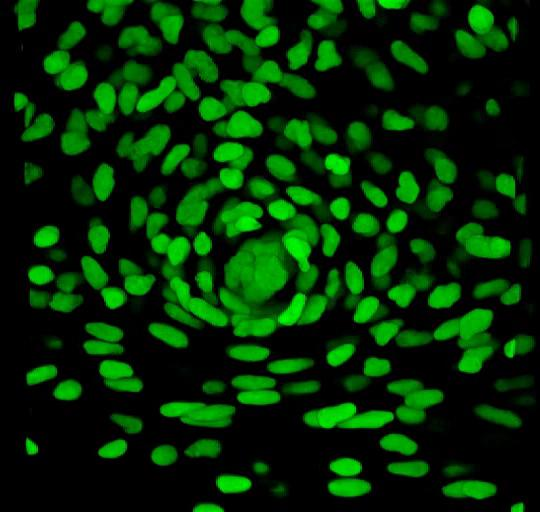
%> input picture automatic_cell_counting_for_images/cells.jpg, 540 x 512 px
$ octave cell_counting_images.m   (GNU Octave 9; MATLAB toolbox functions it lacks are replaced by stand-ins)
%> lines starting %> are read from the running program, lines starting %| are printed output that depends on the picture; in (x1, y1, x2, y2) boxes, pixels count from 0 and x2, y2 are one past the last pixel; in counts of white or black regions, pixels touching at a corner belong together; the program's own positions count from 1
### automatic_cell_counting_for_images/nearestOdd.m
function odd = nearestOdd(number)
% NEARESTODD returns the nearest odd number

odd = 2.*round((number+1)/2)-1;

end

### automatic_cell_counting_for_images/cell_counting_images.m
% addpath('extrema/');
addpath('imoverlay/');
%% Parameters

% Each cell must be larger than 1/100 of the width of the image
MIN_CELL_SIZE_RATIO = 1/100;

%% plot options
wp = 3;
hp = 3;
figure(1); clf;

%% Step 0: Read image and convert to BW
A = imread('cells.jpg');
%> A is the input picture: size 512x540x3 uint8; mean R, G, B 2.9, 45.7, 3.2
I = rgb2gray(A);
[h, w] = size(I);
%> h = 512; w = 540
subplot(wp,hp,1); imshow(A);
subplot(wp,hp,2); imshow(I);

%% Step 0.5: Improve contrast (adaptive)
I = adapthisteq(I);

%% Step 0.6: Remove objects on the borders
I = imclearborder(I);

%% Step 1: Apply a 3x3 spatial adaptive filter
I = wiener2(I, [5 5]);
subplot(wp,hp,3); imshow(I);

%% Step 1.5: Display a thresolded image
bw = im2bw(I, graythresh(I));  % this step removes faint cells
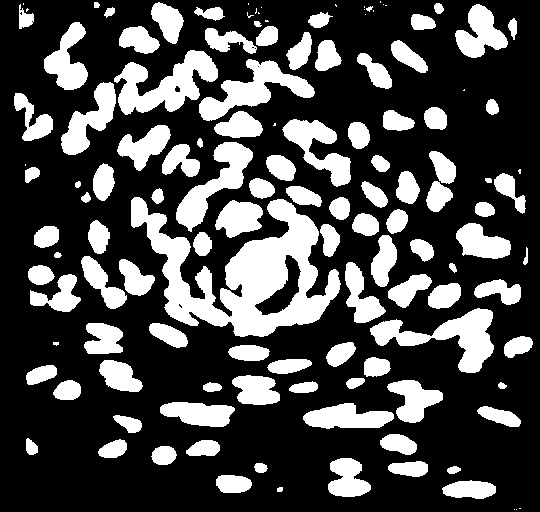
%> bw: size 512x540 logical; 28.6% white; 130 white regions (24 under 20 px), largest, box (x1, y1, x2, y2) and area: (131, 197, 341, 337) 12284, (114, 50, 218, 115) 3278, (370, 308, 494, 373) 3110
bw2 = imfill(bw,'holes');
%> bw2: size 512x540 logical; 29% white; 130 white regions (24 under 20 px), largest, box (x1, y1, x2, y2) and area: (131, 197, 341, 337) 13304, (114, 50, 218, 115) 3302, (370, 308, 494, 373) 3110
bw3 = imopen(bw2, strel('disk',2));
%> bw3: size 512x540 logical; 28.7% white; 108 white regions (2 under 20 px), largest, box (x1, y1, x2, y2) and area: (131, 197, 341, 337) 13272, (114, 50, 218, 115) 3284, (199, 59, 315, 121) 2673
bw4 = bwareaopen(bw3, 10);
bw4_perim = bwperim(bw4);
%> bw4_perim: size 512x540 logical; 3.8% white in thin lines or dots
overlay1 = imoverlay(I, bw4_perim, [1 .3 .3]);
subplot(wp,hp,4); imshow(overlay1)

%% Step 2: Find local minimums
H = nearestOdd(w * MIN_CELL_SIZE_RATIO);
%> H = 5
maxs = imextendedmax(I, H);
%> maxs: size 512x540 logical; 2.6% white; 303 white regions (151 under 20 px), largest, box (x1, y1, x2, y2) and area: (484, 433, 508, 444) 160, (290, 240, 302, 256) 121, (132, 2, 142, 17) 113
subplot(wp,hp,5); imshow(maxs);

maxs = imclose(maxs, strel('disk',3));
%> maxs: size 512x540 logical; 2.6% white; 288 white regions (132 under 20 px), largest, box (x1, y1, x2, y2) and area: (484, 433, 508, 444) 162, (290, 240, 302, 256) 121, (132, 2, 142, 17) 113
maxs = imfill(maxs, 'holes');
maxs = bwareaopen(maxs, 2);
overlay2 = imoverlay(I, bw4_perim | maxs, [1 .3 .3]);
subplot(wp,hp,6); imshow(overlay2)

%% Step 3: Progressive Flooding
% www.ncc.org.in/download.php?f=NCC2003/C-7.pdf
% http://www.mathworks.co.uk/help/images/ref/watershed.html

Jc = imcomplement(I);
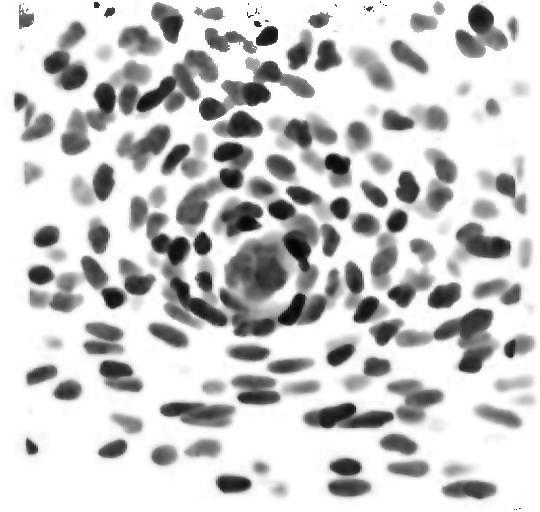
%> Jc: size 512x540 uint8; min 4, max 255, mean 202.5
% Next: modify the image so that the background
% pixels and the extended maxima pixels are forced to
% be the only local minima in the image.
I_mod = imimposemin(Jc, ~bw4 | maxs);

L = watershed(I_mod);
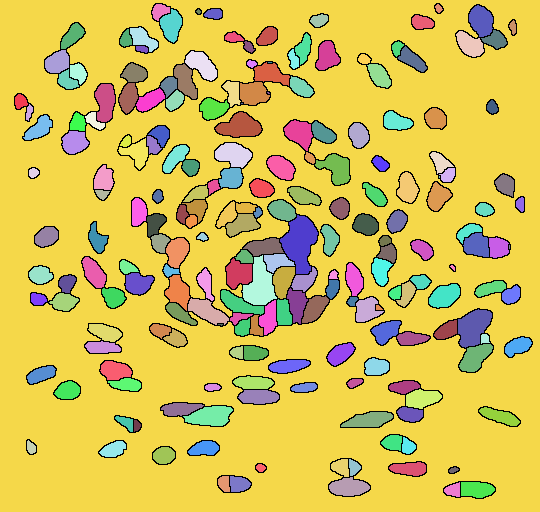
%> L: size 512x540 uint8; 209 distinct labels, from 0 to 208; one colour per label, 0 black
subplot(wp, hp, 7); imshow(label2rgb(L))
%> after `imshow(label2rgb(L))`:
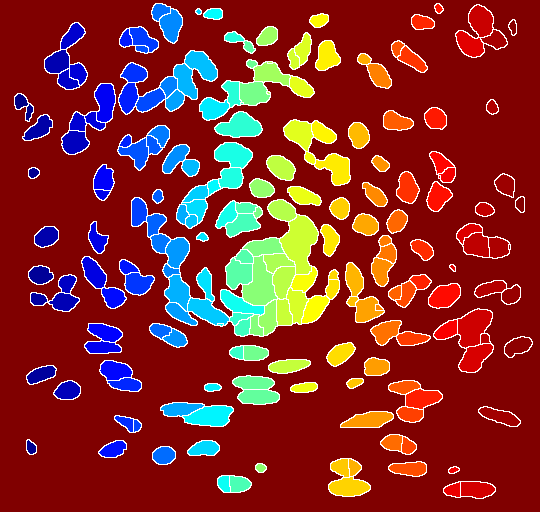
%> displayed picture: size 512x540x3, on the screen's scale of 0 to 255; mean R, G, B 134.2, 44.1, 40.7

% Step 4: Labeling count
[L, num] = bwlabel(L);
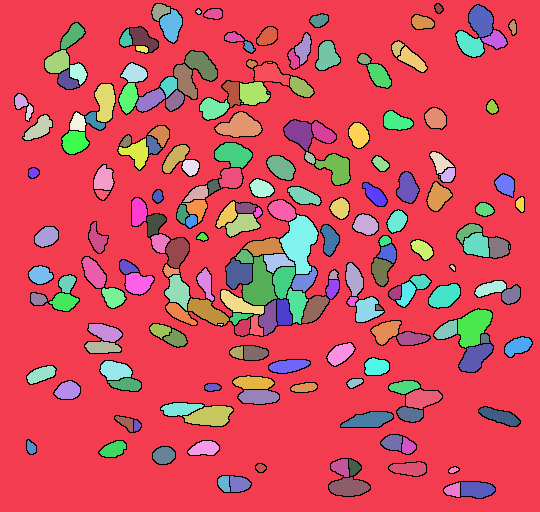
%> L: size 512x540 double; 209 distinct labels, from 0 to 208; one colour per label, 0 black
%> num = 208
fprintf('Found %d cell\n', num)
%| Found 208 cell

% Overlay original and labels
mask = im2bw(L, 1);
%> mask: size 512x540 logical; 22% white; 207 white regions (8 under 20 px), largest, box (x1, y1, x2, y2) and area: (280, 215, 318, 274) 1305, (242, 255, 277, 305) 996, (458, 309, 492, 348) 879
subplot(wp, hp, 8); imagesc(mask)
overlay2 = imoverlay(I, mask, [1 .3 .3]);
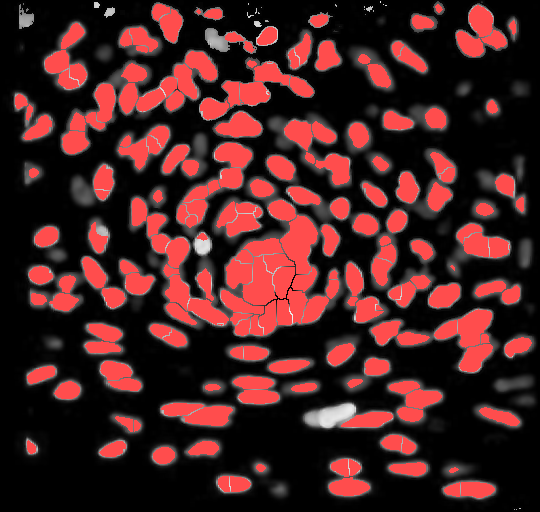
%> overlay2: size 512x540x3 uint8; mean R, G, B 72, 32.9, 32.9
subplot(wp, hp, 9); imagesc(overlay2)
%> after `imagesc(overlay2)`:
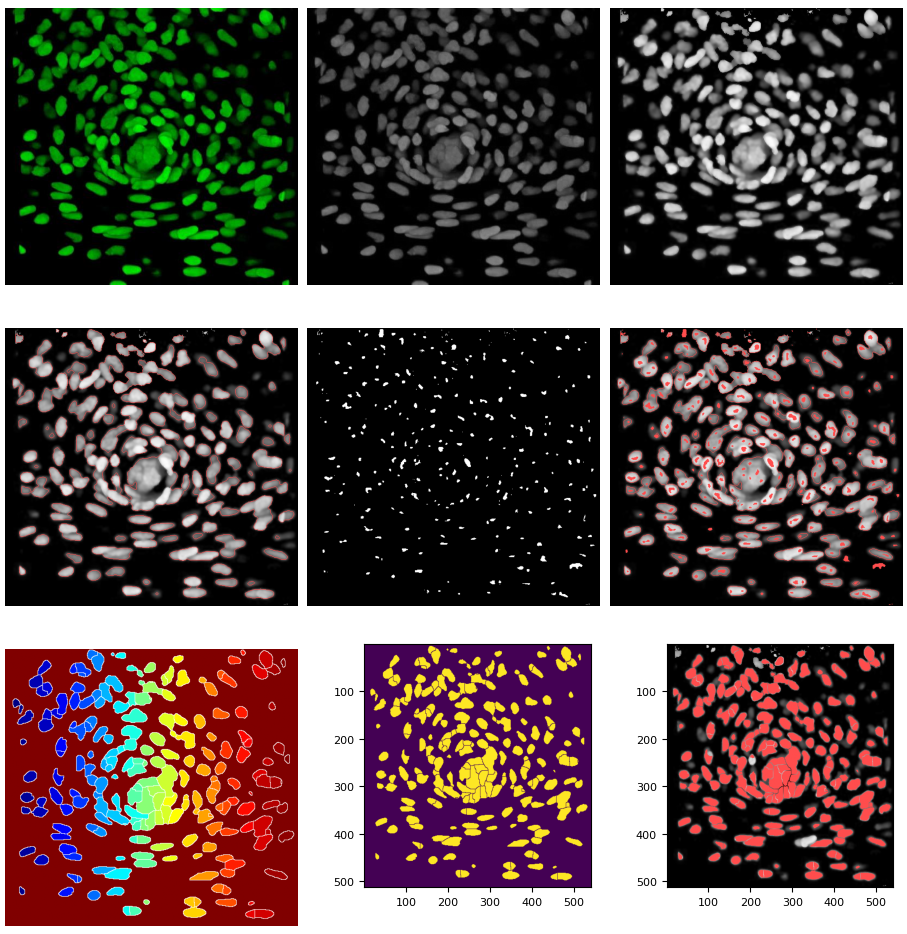
%> figure redrawn from the program's plot data, 9 panels
